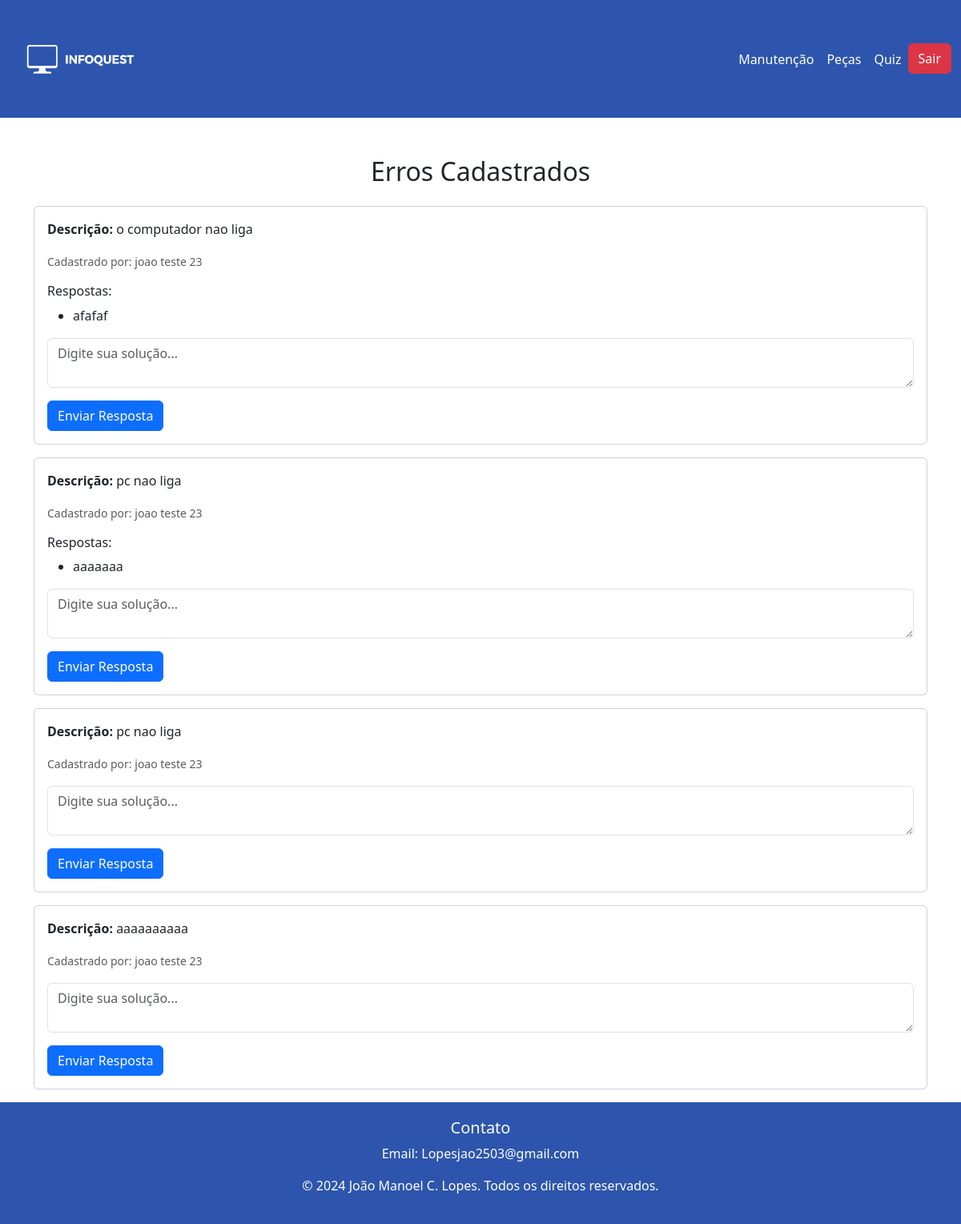
The page /View/VerErro.php (signed in) on the database its author committed.
### tables this page shows
CREATE TABLE `erros` (
  `idErro` int(11) NOT NULL,
  `descricaoErro` text NOT NULL,
  `idAluno` int(11) NOT NULL
);

CREATE TABLE `aluno` (
  `idAluno` int(11) NOT NULL,
  `nome` varchar(100) NOT NULL,
  `email` varchar(100) DEFAULT NULL,
  `matricula` varchar(50) DEFAULT NULL,
  `dataNasc` date NOT NULL,
  `senha` varchar(20) NOT NULL
);

CREATE TABLE `resposta_erro` (
  `idRespostaErro` int(11) NOT NULL,
  `idErro` int(11) NOT NULL,
  `resposta` text NOT NULL,
  `idUsuario` int(11) NOT NULL,
  `tipoUsuario` enum('aluno','professor') NOT NULL
);

### View/VerErro.php (the view, shortened to what this page needs)
<?php
$pdo = new PDO("mysql:host=localhost;dbname=bdinfoquest;charset=utf8", "root", "");
?>
<!DOCTYPE html>
<html lang="pt-BR">
<head>
    <link rel="stylesheet" href="https://cdn.jsdelivr.net/npm/bootstrap@5.3.0-alpha1/dist/css/bootstrap.min.css">
</head>
<body>
    <?php require_once "navbar.php"; ?>
    <div class="container mt-5">
        <h2 class="text-center mb-4">Erros Cadastrados</h2>
        <?php
        $stmt = $pdo->query("SELECT e.idErro, e.descricaoErro, a.nome AS nomeAluno
                             FROM erros e
                             JOIN aluno a ON e.idAluno = a.idAluno");
        $erros = $stmt->fetchAll(PDO::FETCH_ASSOC);
        ?>
        <?php if (count($erros) > 0): ?>
            <?php foreach ($erros as $erro): ?>
                <div class="card mb-3">
                    <div class="card-body">
                        <p class="card-text"><strong>Descrição:</strong> <?php echo htmlspecialchars($erro['descricaoErro']); ?></p>
                        <p class="card-text"><small class="text-muted">Cadastrado por: <?php echo htmlspecialchars($erro['nomeAluno']); ?></small></p>
                        <?php
                        $stmt = $pdo->prepare("SELECT resposta
                                               FROM resposta_erro
                                               WHERE idErro = :idErro");
                        $stmt->bindParam(':idErro', $erro['idErro'], PDO::PARAM_INT);
                        $stmt->execute();
                        $respostas = $stmt->fetchAll(PDO::FETCH_ASSOC);
                        ?>
                        <?php if (count($respostas) > 0): ?>
                            <div class="mt-3">
                                <h6>Respostas:</h6>
                                <ul>
                                    <?php foreach ($respostas as $resposta): ?>
                                        <li>
                                            <?php echo htmlspecialchars($resposta['resposta']); ?>
                                        </li>
                                    <?php endforeach; ?>
                                </ul>
                            </div>
                        <?php endif; ?>
                        <form method="POST" class="mt-3">
                            <div class="mb-3">
                                <textarea name="resposta" class="form-control" rows="2" placeholder="Digite sua solução..." required></textarea>
                            </div>
                            <button type="submit" class="btn btn-primary">Enviar Resposta</button>
                        </form>
                    </div>
                </div>
            <?php endforeach; ?>
        <?php else: ?>
            <p class="text-center">Nenhum erro cadastrado no momento.</p>
        <?php endif; ?>
    </div>
    <footer><?php require_once "footer.php"; ?></footer>
</body>
</html>

### rows shown on the page
erros: descricaoErro "o computador nao liga", idAluno.nome "joao teste 23"
resposta_erro: resposta "afafaf"
erros: descricaoErro "pc nao liga", idAluno.nome "joao teste 23"
resposta_erro: resposta "aaaaaaa"
erros: descricaoErro "pc nao liga", idAluno.nome "joao teste 23"
erros: descricaoErro "aaaaaaaaaa", idAluno.nome "joao teste 23"
